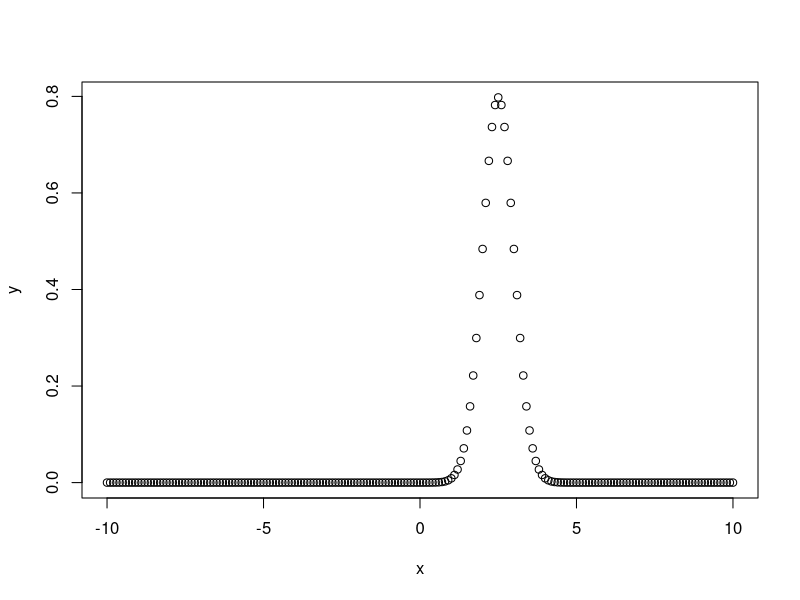
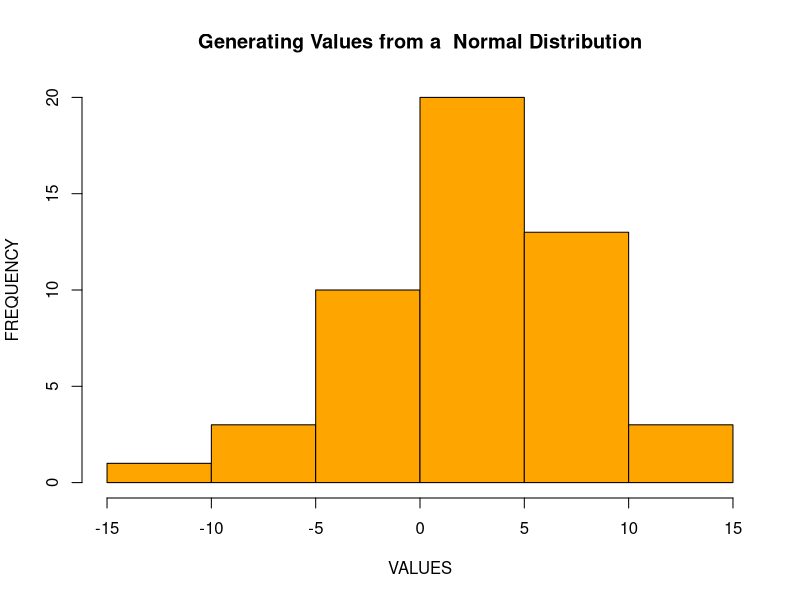

The R source for these figures, in order:
## ---- chunk 1

dbinom(x = 3, size = 5, prob = 0.7)

## ---- chunk 2

choose(n = 5, k = 3)*(0.7^3)*(0.3^2)

## ---- chunk 3

pbinom(q = 4, size = 5, prob = 0.7)

## ---- chunk 4

dbinom(x = 0, size = 5, prob = 0.7) +
dbinom(x = 1, size = 5, prob = 0.7) + 
dbinom(x = 2, size = 5, prob = 0.7) + 
dbinom(x = 3, size = 5, prob = 0.7) + 
dbinom(x = 4, size = 5, prob = 0.7)

## ---- chunk 5

dgeom(x = 6, prob = 0.55)

## ---- chunk 6

pgeom(q = 5, prob = 0.55)

## ---- chunk 7

x <- seq(-10, 10, by = .1)


y <- dnorm(x, mean = 2.5, sd = 0.5)


plot(x,y)

## ---- chunk 8

pnorm(q = 3, mean = 2, sd = 5)

## ---- chunk 9

pnorm(q = 3, mean = 2, sd = 5) - pnorm(q = 1.5, mean = 2, sd = 5)

## ---- chunk 10

qnorm(p = 0.6, mean = 2, sd = 5)

## ---- chunk 11

qnorm(p = 0.6, mean = 2, sd = 5)

pnorm(q = 3.266736, mean = 2, sd = 5)

## ---- chunk 12

x <- rnorm(n = 50, mean = 2, sd = 5)

hist(x,
     
     xlab = "VALUES",
     
     ylab = "FREQUENCY",
     
     main = "Generating Values from a  Normal Distribution",
     
     col = "orange",
     
     border = "black")

## ---- chunk 13

rnorm(n = 10, mean = 3, sd = 4)

## ---- chunk 14

rnorm(n = 10, mean = 3, sd = 4)

## ---- chunk 15

rnorm(n = 10, mean = 3, sd = 4)

## ---- chunk 16

set.seed(1)    # Initialize generator to known state

rnorm(n = 10, mean = 3, sd = 4)   # Generate ten random numbers

set.seed(1)    # Reinitialize to the same known state

rnorm(n = 10, mean = 3, sd = 4)   # Generate the same ten "random" numbers

## ---- chunk 17

x <- 1:20

sample(x, 6)

## ---- chunk 18

x <- 1:20

sample(x, 6, replace = TRUE)

## ---- chunk 19

sample(c("H", "T"), 15, replace = TRUE)

## ---- chunk 20

sample(c("H", "T"), 20, replace = TRUE, prob = c(0.8, 0.2))

## ---- chunk 21

x <- 1:10

print(x)

sample(x)             # permutation 1

sample(x)             # permutation 2

